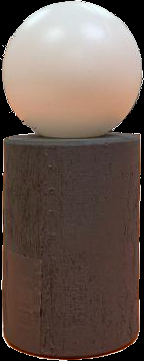
//> input picture senior/spring/senior_design/code/obstacle_detect/obstacle.jpg, 144 x 361 px
$ ./detection obstacle.jpg   (built with g++ and OpenCV 4)
//> lines starting //> are read from the running program, lines starting //| are printed output that depends on the picture
//> further down, src is the input picture: 361 rows x 144 cols, CV_8UC3; mean B, G, R 81.1, 89.5, 106.3
#include <opencv2/opencv.hpp>
#include "opencv2/imgproc/imgproc.hpp"
#include "opencv2/highgui/highgui.hpp"
#include "opencv2/imgproc.hpp"
#include <iostream>
#include <cstdio>
#include <memory>
#include <stdexcept>
#include <string>
#include <array>

cv::Mat cannyEdges(cv::Mat src, int lowTH, int highTH) {
  cv::Mat cannied;
  cv::Canny(src, cannied, lowTH, highTH, 3);
  return cannied;
}

cv::Mat templateMatch(cv::Mat templ, cv::Mat img) {
  cv::Mat disp, result;
  img.copyTo(disp);

  int result_cols = img.cols - templ.cols + 1;
  int result_rows = img.rows - templ.rows + 1;


  result.create(img.cols, img.rows, CV_32FC1);
  cv::matchTemplate(img, templ, result, cv::TM_SQDIFF_NORMED);

  cv::normalize(result, result, 0, 1, cv::NORM_MINMAX, -1, cv::Mat());
  cv::Point matchLoc, minLoc, maxLoc;
  double minVal, maxVal;

  cv::minMaxLoc(result, &minVal, &maxVal, &minLoc, &maxLoc, cv::Mat());
  matchLoc = minLoc;

  cv::rectangle(disp, matchLoc, cv::Point(matchLoc.x + templ.cols, matchLoc.y + templ.rows), cv::Scalar::all(0), 2, 8, 0);
  cv::rectangle(result, matchLoc, cv::Point(matchLoc.x + templ.cols, matchLoc.y + templ.rows), cv::Scalar::all(0), 2, 8, 0);
  cv::imshow("Found obstacle", disp);

  cv::waitKey();
  return result;
}

void detectPingPongs(cv::Mat img) {
  cv::Mat gray;
  cv::cvtColor(img, gray, CV_BGR2GRAY);
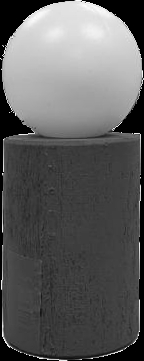
//> gray: 361 rows x 144 cols, CV_8UC1; min 0, max 255, mean 93.6
  cv::Mat blurred;
  cv::blur(img, blurred, cv::Size(2,2));
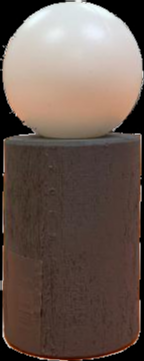
//> blurred: 361 rows x 144 cols, CV_8UC3; mean B, G, R 81.4, 89.9, 106.7
  std::vector<cv::Vec3f> circles;
  cv::imshow("Canny", cannyEdges(blurred, 50, 200));
//> in cannyEdges, `cv::Canny(src, cannied, lowTH, highTH, 3);`:
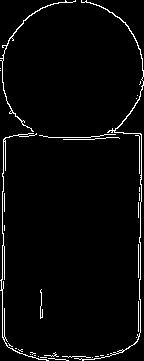
//> cannied: 361 rows x 144 cols, CV_8UC1; 3.3% white in thin lines or dots
  cv::HoughCircles(gray, circles, cv::HOUGH_GRADIENT, 1.3, 30, 300, 50, 15, 300);
//> circles = empty

  for (int i = 0; i < circles.size(); i++) {
    cv::Point center(cvRound(circles[i][0]), cvRound(circles[i][1]));
    int radius = cvRound(circles[i][2]);

    std::cout << center << ", " << radius << std::endl;
    cv::circle(img, center, radius, cv::Scalar::all(0), 2, 8, 0);
  }
//> this loop made 0 passes

  // cv::imshow("Circles highlighted", img);
  cv::waitKey(5000);
}

int main(int argc, char** argv) {
    cv::Mat src = cv::imread(argv[1], CV_LOAD_IMAGE_UNCHANGED);
    cv::Mat obst_edg = cv::imread("./obstacle.jpg", CV_LOAD_IMAGE_UNCHANGED);
    if (!src.data || !obst_edg.data) {
      std::cout << "Image not loaded" << std::endl;
      return -1;
    }


    detectPingPongs(src);
    // cv::Mat res = templateMatch(obst_edg, src);
}
